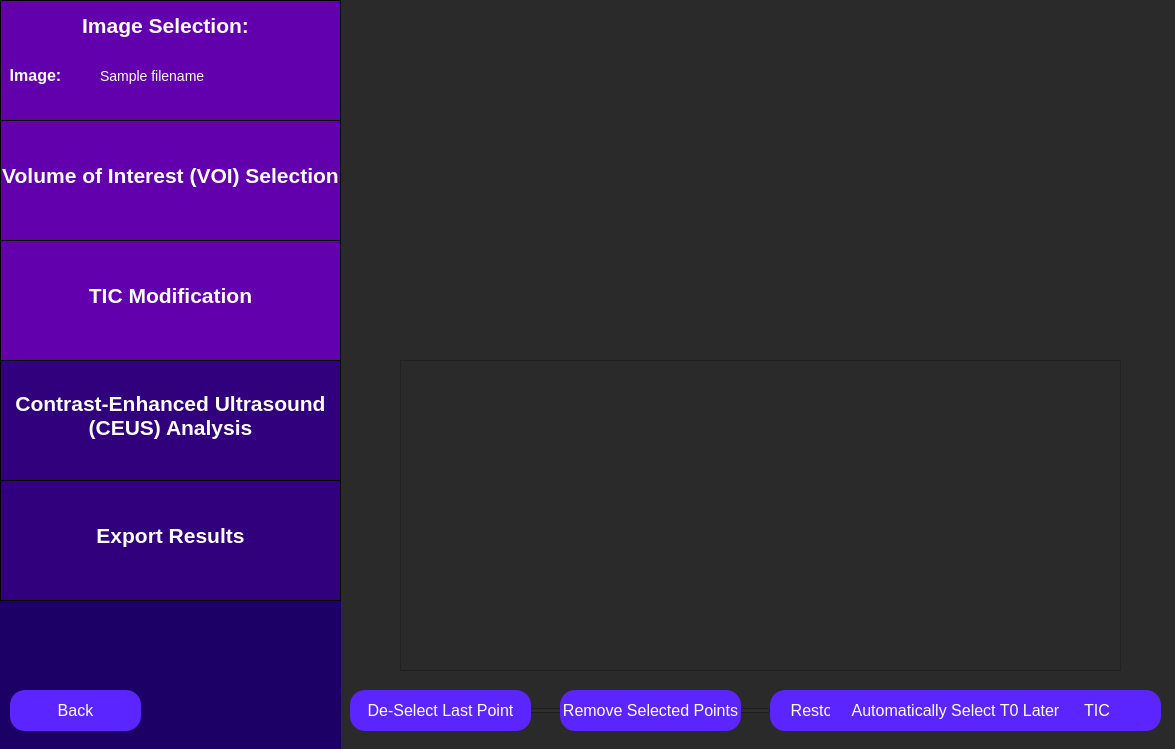
<?xml version="1.0" encoding="UTF-8"?>
<ui version="4.0">
 <class>ticEditor</class>
 <widget class="QWidget" name="ticEditor">
  <property name="geometry">
   <rect>
    <x>0</x>
    <y>0</y>
    <width>1175</width>
    <height>749</height>
   </rect>
  </property>
  <property name="windowTitle">
   <string>TIC Editor</string>
  </property>
  <property name="styleSheet">
   <string notr="true">QWidget {
	background: rgb(42, 42, 42);
}</string>
  </property>
  <widget class="QPushButton" name="selectT0Button">
   <property name="geometry">
    <rect>
     <x>420</x>
     <y>690</y>
     <width>251</width>
     <height>41</height>
    </rect>
   </property>
   <property name="styleSheet">
    <string notr="true">QPushButton {
	color: white;
	font-size: 16px;
	background: rgb(90, 37, 255);
	border-radius: 15px;
}</string>
   </property>
   <property name="text">
    <string>Select Start Time (T0)</string>
   </property>
  </widget>
  <widget class="QWidget" name="sidebar" native="true">
   <property name="geometry">
    <rect>
     <x>0</x>
     <y>0</y>
     <width>341</width>
     <height>751</height>
    </rect>
   </property>
   <property name="toolTip">
    <string>&lt;html&gt;&lt;head/&gt;&lt;body&gt;&lt;p&gt;&lt;br/&gt;&lt;/p&gt;&lt;/body&gt;&lt;/html&gt;</string>
   </property>
   <property name="styleSheet">
    <string notr="true">QWidget {
	background-color: rgb(28, 0, 101);
}</string>
   </property>
   <widget class="QFrame" name="imageSelectionSidebar">
    <property name="geometry">
     <rect>
      <x>0</x>
      <y>0</y>
      <width>341</width>
      <height>121</height>
     </rect>
    </property>
    <property name="styleSheet">
     <string notr="true">QFrame {
	background-color: rgb(99, 0, 174);
	border: 1px solid black;
}</string>
    </property>
    <property name="frameShape">
     <enum>QFrame::StyledPanel</enum>
    </property>
    <property name="frameShadow">
     <enum>QFrame::Raised</enum>
    </property>
    <widget class="QLabel" name="imageSelectionLabelSidebar">
     <property name="geometry">
      <rect>
       <x>70</x>
       <y>0</y>
       <width>191</width>
       <height>51</height>
      </rect>
     </property>
     <property name="styleSheet">
      <string notr="true">QLabel {
	font-size: 21px;
	color: rgb(255, 255, 255);
	background-color: rgba(255, 255, 255, 0);
	border: 0px;
	font-weight: bold;
}</string>
     </property>
     <property name="text">
      <string>Image Selection:</string>
     </property>
     <property name="alignment">
      <set>Qt::AlignCenter</set>
     </property>
    </widget>
    <widget class="QLabel" name="imageLabel">
     <property name="geometry">
      <rect>
       <x>-60</x>
       <y>50</y>
       <width>191</width>
       <height>51</height>
      </rect>
     </property>
     <property name="styleSheet">
      <string notr="true">QLabel {
	font-size: 16px;
	color: rgb(255, 255, 255);
	background-color: rgba(255, 255, 255, 0);
	border: 0px;
	font-weight: bold;
}</string>
     </property>
     <property name="text">
      <string>Image:</string>
     </property>
     <property name="alignment">
      <set>Qt::AlignCenter</set>
     </property>
    </widget>
    <widget class="QLabel" name="imagePathInput">
     <property name="geometry">
      <rect>
       <x>100</x>
       <y>50</y>
       <width>241</width>
       <height>51</height>
      </rect>
     </property>
     <property name="styleSheet">
      <string notr="true">QLabel {
	font-size: 14px;
	color: rgb(255, 255, 255);
	background-color: rgba(255, 255, 255, 0);
	border: 0px;
}</string>
     </property>
     <property name="text">
      <string>Sample filename </string>
     </property>
     <property name="alignment">
      <set>Qt::AlignLeading|Qt::AlignLeft|Qt::AlignVCenter</set>
     </property>
    </widget>
   </widget>
   <widget class="QFrame" name="roiSidebar">
    <property name="geometry">
     <rect>
      <x>0</x>
      <y>120</y>
      <width>341</width>
      <height>121</height>
     </rect>
    </property>
    <property name="styleSheet">
     <string notr="true">QFrame {
	background-color: rgb(99, 0, 174);
	border: 1px solid black;
}</string>
    </property>
    <property name="frameShape">
     <enum>QFrame::StyledPanel</enum>
    </property>
    <property name="frameShadow">
     <enum>QFrame::Raised</enum>
    </property>
    <widget class="QLabel" name="roiSidebarLabel">
     <property name="geometry">
      <rect>
       <x>0</x>
       <y>30</y>
       <width>341</width>
       <height>51</height>
      </rect>
     </property>
     <property name="styleSheet">
      <string notr="true">QLabel {
	font-size: 21px;
	color: rgb(255, 255, 255);
	background-color: rgba(255, 255, 255, 0);
	border: 0px;
	font-weight: bold;
}</string>
     </property>
     <property name="text">
      <string>Volume of Interest (VOI) Selection</string>
     </property>
     <property name="alignment">
      <set>Qt::AlignCenter</set>
     </property>
    </widget>
   </widget>
   <widget class="QFrame" name="rfAnalysisSidebar">
    <property name="geometry">
     <rect>
      <x>0</x>
      <y>480</y>
      <width>341</width>
      <height>121</height>
     </rect>
    </property>
    <property name="styleSheet">
     <string notr="true">QFrame {
	background-color:  rgb(49, 0, 124);
	border: 1px solid black;
}</string>
    </property>
    <property name="frameShape">
     <enum>QFrame::StyledPanel</enum>
    </property>
    <property name="frameShadow">
     <enum>QFrame::Raised</enum>
    </property>
    <widget class="QLabel" name="rfAnalysisLabel">
     <property name="geometry">
      <rect>
       <x>0</x>
       <y>30</y>
       <width>341</width>
       <height>51</height>
      </rect>
     </property>
     <property name="styleSheet">
      <string notr="true">QLabel {
	font-size: 21px;
	color: rgb(255, 255, 255);
	background-color: rgba(255, 255, 255, 0);
	border: 0px;
	font-weight: bold;
}</string>
     </property>
     <property name="text">
      <string>Export Results</string>
     </property>
     <property name="alignment">
      <set>Qt::AlignCenter</set>
     </property>
    </widget>
   </widget>
   <widget class="QFrame" name="ticAnalysisSidebar">
    <property name="geometry">
     <rect>
      <x>0</x>
      <y>360</y>
      <width>341</width>
      <height>121</height>
     </rect>
    </property>
    <property name="styleSheet">
     <string notr="true">QFrame {
	background-color:  rgb(49, 0, 124);
	border: 1px solid black;
}</string>
    </property>
    <property name="frameShape">
     <enum>QFrame::StyledPanel</enum>
    </property>
    <property name="frameShadow">
     <enum>QFrame::Raised</enum>
    </property>
    <widget class="QLabel" name="ticAnalysisLabel">
     <property name="geometry">
      <rect>
       <x>0</x>
       <y>30</y>
       <width>341</width>
       <height>51</height>
      </rect>
     </property>
     <property name="styleSheet">
      <string notr="true">QLabel {
	font-size: 21px;
	color: rgb(255, 255, 255);
	background-color: rgba(255, 255, 255, 0);
	border: 0px;
	font-weight: bold;
}</string>
     </property>
     <property name="text">
      <string>Contrast-Enhanced Ultrasound
(CEUS) Analysis</string>
     </property>
     <property name="alignment">
      <set>Qt::AlignCenter</set>
     </property>
    </widget>
   </widget>
  </widget>
  <widget class="QFrame" name="analysisParamsSidebar">
   <property name="geometry">
    <rect>
     <x>0</x>
     <y>240</y>
     <width>341</width>
     <height>121</height>
    </rect>
   </property>
   <property name="styleSheet">
    <string notr="true">QFrame {
	background-color: rgb(99, 0, 174);
	border: 1px solid black;
}</string>
   </property>
   <property name="frameShape">
    <enum>QFrame::StyledPanel</enum>
   </property>
   <property name="frameShadow">
    <enum>QFrame::Raised</enum>
   </property>
   <widget class="QLabel" name="analysisParamsLabel">
    <property name="geometry">
     <rect>
      <x>0</x>
      <y>30</y>
      <width>341</width>
      <height>51</height>
     </rect>
    </property>
    <property name="styleSheet">
     <string notr="true">QLabel {
	font-size: 21px;
	color: rgb(255, 255, 255);
	background-color: rgba(255, 255, 255, 0);
	border: 0px;
	font-weight:bold;
}</string>
    </property>
    <property name="text">
     <string>TIC Modification</string>
    </property>
    <property name="alignment">
     <set>Qt::AlignCenter</set>
    </property>
   </widget>
  </widget>
  <widget class="QFrame" name="ticFrame">
   <property name="geometry">
    <rect>
     <x>400</x>
     <y>360</y>
     <width>721</width>
     <height>311</height>
    </rect>
   </property>
   <property name="frameShape">
    <enum>QFrame::StyledPanel</enum>
   </property>
   <property name="frameShadow">
    <enum>QFrame::Raised</enum>
   </property>
  </widget>
  <widget class="QSlider" name="t0Slider">
   <property name="geometry">
    <rect>
     <x>490</x>
     <y>690</y>
     <width>281</width>
     <height>41</height>
    </rect>
   </property>
   <property name="orientation">
    <enum>Qt::Horizontal</enum>
   </property>
  </widget>
  <widget class="QPushButton" name="acceptT0Button">
   <property name="geometry">
    <rect>
     <x>870</x>
     <y>690</y>
     <width>171</width>
     <height>41</height>
    </rect>
   </property>
   <property name="styleSheet">
    <string notr="true">QPushButton {
	color: white;
	font-size: 16px;
	background: rgb(90, 37, 255);
	border-radius: 15px;
}</string>
   </property>
   <property name="text">
    <string>Accept T0</string>
   </property>
  </widget>
  <widget class="QPushButton" name="deSelectLastPointButton">
   <property name="geometry">
    <rect>
     <x>350</x>
     <y>690</y>
     <width>181</width>
     <height>41</height>
    </rect>
   </property>
   <property name="styleSheet">
    <string notr="true">QPushButton {
	color: white;
	font-size: 16px;
	background: rgb(90, 37, 255);
	border-radius: 15px;
}</string>
   </property>
   <property name="text">
    <string>De-Select Last Point</string>
   </property>
  </widget>
  <widget class="QPushButton" name="removeSelectedPointsButton">
   <property name="geometry">
    <rect>
     <x>560</x>
     <y>690</y>
     <width>181</width>
     <height>41</height>
    </rect>
   </property>
   <property name="styleSheet">
    <string notr="true">QPushButton {
	color: white;
	font-size: 16px;
	background: rgb(90, 37, 255);
	border-radius: 15px;
}</string>
   </property>
   <property name="text">
    <string>Remove Selected Points</string>
   </property>
  </widget>
  <widget class="QPushButton" name="restoreLastPointsButton">
   <property name="geometry">
    <rect>
     <x>770</x>
     <y>690</y>
     <width>181</width>
     <height>41</height>
    </rect>
   </property>
   <property name="styleSheet">
    <string notr="true">QPushButton {
	color: white;
	font-size: 16px;
	background: rgb(90, 37, 255);
	border-radius: 15px;
}</string>
   </property>
   <property name="text">
    <string>Restore Last Points</string>
   </property>
  </widget>
  <widget class="QPushButton" name="acceptTicButton">
   <property name="geometry">
    <rect>
     <x>980</x>
     <y>690</y>
     <width>181</width>
     <height>41</height>
    </rect>
   </property>
   <property name="styleSheet">
    <string notr="true">QPushButton {
	color: white;
	font-size: 16px;
	background: rgb(90, 37, 255);
	border-radius: 15px;
}</string>
   </property>
   <property name="text">
    <string>Accept TIC</string>
   </property>
  </widget>
  <widget class="QPushButton" name="backButton">
   <property name="geometry">
    <rect>
     <x>10</x>
     <y>690</y>
     <width>131</width>
     <height>41</height>
    </rect>
   </property>
   <property name="styleSheet">
    <string notr="true">QPushButton {
	color: white;
	font-size: 16px;
	background: rgb(90, 37, 255);
	border-radius: 15px;
}</string>
   </property>
   <property name="text">
    <string>Back</string>
   </property>
  </widget>
  <widget class="QLabel" name="imDisplayLabel">
   <property name="geometry">
    <rect>
     <x>370</x>
     <y>10</y>
     <width>771</width>
     <height>341</height>
    </rect>
   </property>
   <property name="text">
    <string/>
   </property>
  </widget>
  <widget class="QLabel" name="maskDisplayLabel">
   <property name="geometry">
    <rect>
     <x>370</x>
     <y>10</y>
     <width>771</width>
     <height>341</height>
    </rect>
   </property>
   <property name="styleSheet">
    <string notr="true">background-color: rgba(255, 255, 255, 0);</string>
   </property>
   <property name="text">
    <string/>
   </property>
  </widget>
  <widget class="QPushButton" name="automaticT0Button">
   <property name="geometry">
    <rect>
     <x>830</x>
     <y>690</y>
     <width>251</width>
     <height>41</height>
    </rect>
   </property>
   <property name="styleSheet">
    <string notr="true">QPushButton {
	color: white;
	font-size: 16px;
	background: rgb(90, 37, 255);
	border-radius: 15px;
}</string>
   </property>
   <property name="text">
    <string>Automatically Select T0 Later</string>
   </property>
  </widget>
  <zorder>imDisplayLabel</zorder>
  <zorder>selectT0Button</zorder>
  <zorder>sidebar</zorder>
  <zorder>analysisParamsSidebar</zorder>
  <zorder>ticFrame</zorder>
  <zorder>t0Slider</zorder>
  <zorder>acceptT0Button</zorder>
  <zorder>deSelectLastPointButton</zorder>
  <zorder>removeSelectedPointsButton</zorder>
  <zorder>restoreLastPointsButton</zorder>
  <zorder>acceptTicButton</zorder>
  <zorder>backButton</zorder>
  <zorder>maskDisplayLabel</zorder>
  <zorder>automaticT0Button</zorder>
 </widget>
 <resources/>
 <connections/>
</ui>
